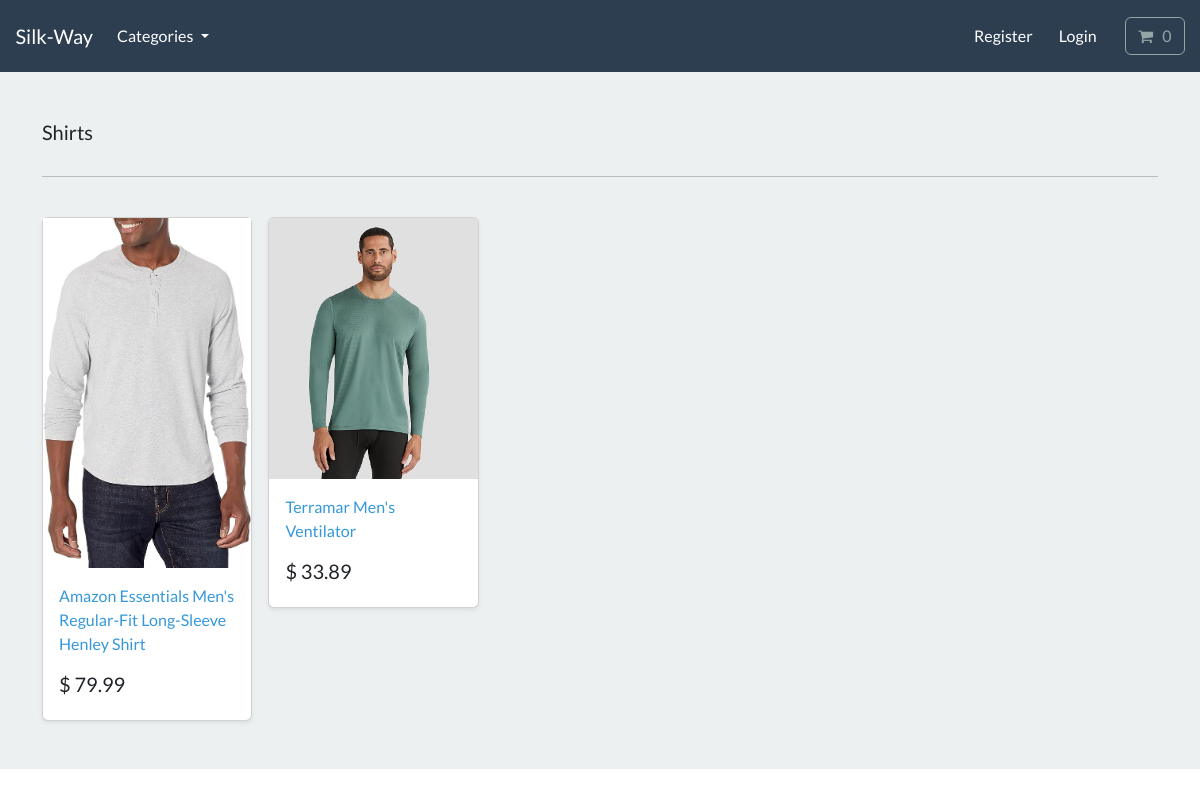
The page /search/shirts/ on the database its author committed.
### store/models.py (models this page shows, shortened)
class Category(models.Model):
    name = models.CharField(max_length=250, db_index=True)
    slug = models.SlugField(max_length=250, unique=True)
    class Meta:
        verbose_name_plural = 'categories'
    def get_absolute_url(self):
        return reverse('list_category', args=[self.slug])

class Product(models.Model):
    category = models.ForeignKey(Category, related_name='product', on_delete=models.CASCADE, null=True)
    title = models.CharField(max_length=250)
    brand = models.CharField(max_length=250, default='un-branded')
    description = models.TextField(blank=True)
    slug = models.SlugField(max_length=255)
    price = models.DecimalField(max_digits=8, decimal_places=2)
    image = models.ImageField(upload_to='images/')
    class Meta:
        verbose_name_plural = 'products'
    def get_absolute_url(self):
        return reverse('product_info', args=[self.slug])

### store/views.py (the view)
# urls.py: path('search/<slug:category_slug>/', views.list_category, name='list_category')
def list_category(request, category_slug=None):
    category = get_object_or_404(Category, slug=category_slug)
    products = Product.objects.filter(category=category)
    return render(request, 'store/list-category.html', {'category': category, 'products':products})

### cart/cart.py (called while the page is built)
    def __len__(self):
        return sum(item['qty'] for item in self.cart.values())

### cart/context_processors.py (called while the page is built)
def cart(request):
    return {'cart': Cart(request)}

### store/views.py (called while the page is built)
def categories(request):
    all_categories = Category.objects.all()
    return {"all_categories": all_categories}

### store/templates/store/list-category.html
{% extends "./base.html" %}
{% load static %}
{% block content %}
<main>
  <div class="album py-5 bg-light">
    <div class="container">
      <div class="pb-3 h5"> {{category.name | capfirst}}</div>
      <hr>
      <br>
      <div class="row row-cols-1 row-cols-sm-2 row-cols-md-5 g-3">
        {%for product in products%}
        <div class="col">
          <div class="card shadow-sm">
          <img class="img-fluid" alt="Responsive image" src="{{product.image.url}}">
            <div class="card-body">
              <p class="card-text">
                <a class="text-info text-decoration-none" href="{{product.get_absolute_url}}"> {{product.title}} </a>
              </p>
              <div class="d-flex justify-content-between align-items-center">
                <h5> $ {{product.price}} </h5>
              </div>
            </div>
          </div>
        </div>
        {%endfor%}
      </div>
    </div>
  </div>
</main>
{% endblock %}

### rows shown on the page
Category: name "Shirts"
Product: image (picture), title "Amazon Essentials Men's Regular-Fit Long-Sleeve Henley Shirt", price "79.99"
Product: image (picture), title "Terramar Men's Ventilator", price "33.89"
